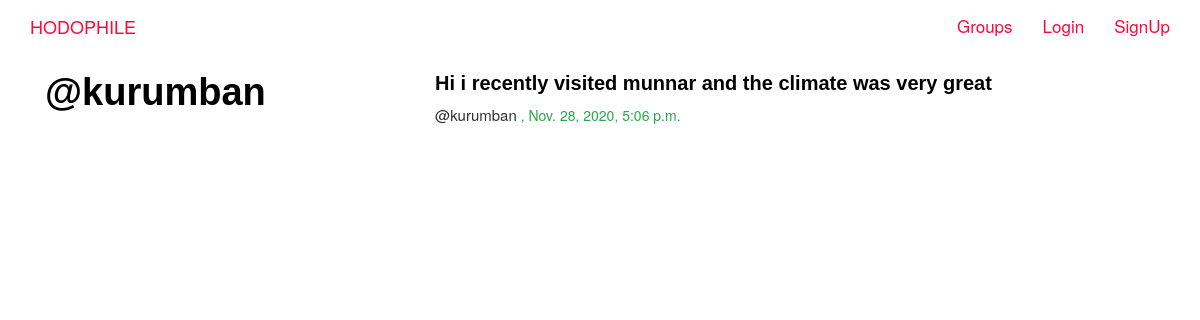
Before: /posts/by/kurumban/ with the older database file.
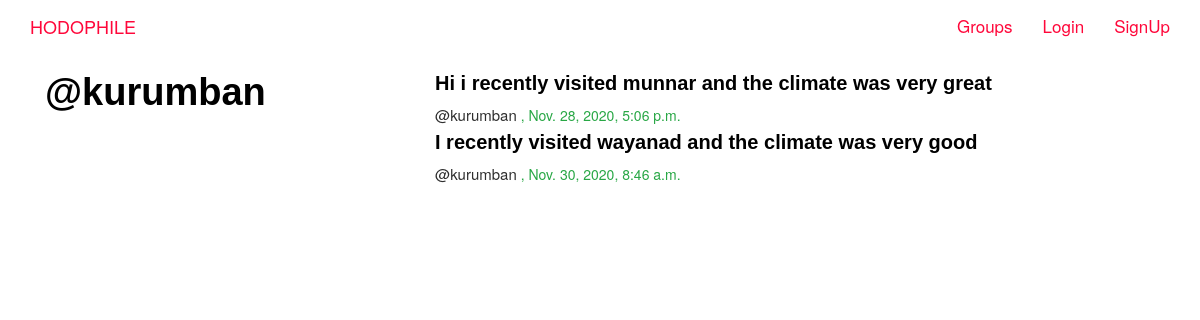
After: the same page with the newer database file.
### posts/models.py (models this page shows, shortened)
class Post(models.Model):
    user=models.ForeignKey(User,related_name='posts',on_delete=models.CASCADE)
    created_at=models.DateTimeField(auto_now=True)
    message = models.TextField()
    message_html=models.TextField(editable=False)
    group=models.ForeignKey(Group,related_name='posts',null=True,blank=True,on_delete=models.CASCADE)
    class Meta:
        ordering=['created_at']
        unique_together=['user','message']

### posts/views.py (the view)
# urls.py: path('by/<username>/',views.UserPosts.as_view(),name='for_user'),
class UserPosts(generic.ListView):
    model=models.Post
    template_name='posts/user_post_list.html'
    def get_queryset(self):
        try:
            self.post_user=User.objects.prefetch_related('posts').get(username__iexact=self.kwargs.get('username'))
        except User.DoesNotExist:
            raise Http404
        else:
            return self.post_user.posts.all()
    def get_context_data(self,**kwargs):
        context=super().get_context_data(**kwargs)
        context['post_user']=self.post_user
        return context

### posts/templates/posts/user_post_list.html
{% extends "posts/post-base.html" %}
{% block prepost %}
  <div class="col-md-4">
    <h1>@{{post_user.username}}</h1>
  </div>
{% endblock %}
{% block post_content %}
  <div class="col-md-8">
    {% for post in post_list %}
    {% include "posts/_post.html" %}
    {% endfor %}
  </div>
{% endblock %}

### posts/templates/posts/_post.html (shortened to what this page needs)
<div class="post-media">
  {% if user.is_authenticated and post.user == user %}
  <h4 style="color: red; font-size: 20px;">{{post.message|safe}}</h4>
  {% else %}
  <h4 style="font-size: 20px;"> {{post.message|safe}}</h4>
  {% endif %}
  <p style="margin-bottom: 1px;" class="username"><a href="{% url 'posts:for_user' username=post.user.username %}" style="font-size: 15px; margin-bottom: 25px;">@{{post.user.username}}</a> ,      {{post.created_at}}</p>
  <div class="media-body">
  </div>
</div>

Changed rows visible on the page:
added Post: message "I recently visited wayanad and the climate was very good", user.username "kurumban", created_at "Nov. 30, 2020, 8:46 a.m."
